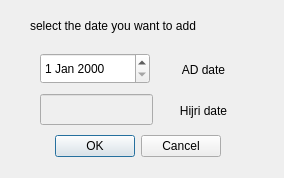
<?xml version="1.0" encoding="UTF-8"?>
<ui version="4.0">
 <class>Dialog</class>
 <widget class="QDialog" name="Dialog">
  <property name="geometry">
   <rect>
    <x>0</x>
    <y>0</y>
    <width>284</width>
    <height>178</height>
   </rect>
  </property>
  <property name="windowTitle">
   <string>Dialog</string>
  </property>
  <widget class="QDialogButtonBox" name="buttonBox">
   <property name="geometry">
    <rect>
     <x>50</x>
     <y>130</y>
     <width>171</width>
     <height>32</height>
    </rect>
   </property>
   <property name="orientation">
    <enum>Qt::Horizontal</enum>
   </property>
   <property name="standardButtons">
    <set>QDialogButtonBox::Cancel|QDialogButtonBox::Ok</set>
   </property>
  </widget>
  <widget class="QLabel" name="label">
   <property name="geometry">
    <rect>
     <x>30</x>
     <y>10</y>
     <width>221</width>
     <height>31</height>
    </rect>
   </property>
   <property name="text">
    <string>select the date you want to add</string>
   </property>
  </widget>
  <widget class="QDateEdit" name="dateEdit">
   <property name="geometry">
    <rect>
     <x>40</x>
     <y>53</y>
     <width>110</width>
     <height>31</height>
    </rect>
   </property>
   <property name="calendarPopup">
    <bool>false</bool>
   </property>
  </widget>
  <widget class="QLineEdit" name="lineEdit">
   <property name="enabled">
    <bool>false</bool>
   </property>
   <property name="geometry">
    <rect>
     <x>40</x>
     <y>94</y>
     <width>113</width>
     <height>31</height>
    </rect>
   </property>
  </widget>
  <widget class="QLabel" name="label_2">
   <property name="geometry">
    <rect>
     <x>170</x>
     <y>60</y>
     <width>67</width>
     <height>20</height>
    </rect>
   </property>
   <property name="text">
    <string>AD date</string>
   </property>
   <property name="alignment">
    <set>Qt::AlignCenter</set>
   </property>
  </widget>
  <widget class="QLabel" name="label_3">
   <property name="geometry">
    <rect>
     <x>170</x>
     <y>100</y>
     <width>67</width>
     <height>21</height>
    </rect>
   </property>
   <property name="text">
    <string>Hijri date</string>
   </property>
   <property name="alignment">
    <set>Qt::AlignCenter</set>
   </property>
  </widget>
 </widget>
 <resources/>
 <connections>
  <connection>
   <sender>buttonBox</sender>
   <signal>accepted()</signal>
   <receiver>Dialog</receiver>
   <slot>accept()</slot>
   <hints>
    <hint type="sourcelabel">
     <x>248</x>
     <y>254</y>
    </hint>
    <hint type="destinationlabel">
     <x>157</x>
     <y>274</y>
    </hint>
   </hints>
  </connection>
  <connection>
   <sender>buttonBox</sender>
   <signal>rejected()</signal>
   <receiver>Dialog</receiver>
   <slot>reject()</slot>
   <hints>
    <hint type="sourcelabel">
     <x>316</x>
     <y>260</y>
    </hint>
    <hint type="destinationlabel">
     <x>286</x>
     <y>274</y>
    </hint>
   </hints>
  </connection>
 </connections>
</ui>
